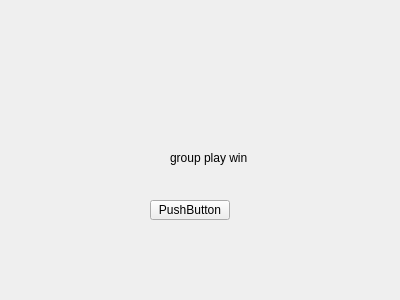
<?xml version="1.0" encoding="UTF-8"?>
<ui version="4.0">
 <class>GroupPlayWindow</class>
 <widget class="QWidget" name="GroupPlayWindow">
  <property name="geometry">
   <rect>
    <x>0</x>
    <y>0</y>
    <width>400</width>
    <height>300</height>
   </rect>
  </property>
  <property name="windowTitle">
   <string>Form</string>
  </property>
  <widget class="QLabel" name="label">
   <property name="geometry">
    <rect>
     <x>170</x>
     <y>150</y>
     <width>151</width>
     <height>16</height>
    </rect>
   </property>
   <property name="text">
    <string>group play win</string>
   </property>
  </widget>
  <widget class="QPushButton" name="pushButton">
   <property name="geometry">
    <rect>
     <x>150</x>
     <y>200</y>
     <width>80</width>
     <height>20</height>
    </rect>
   </property>
   <property name="text">
    <string>PushButton</string>
   </property>
  </widget>
 </widget>
 <resources/>
 <connections/>
</ui>
